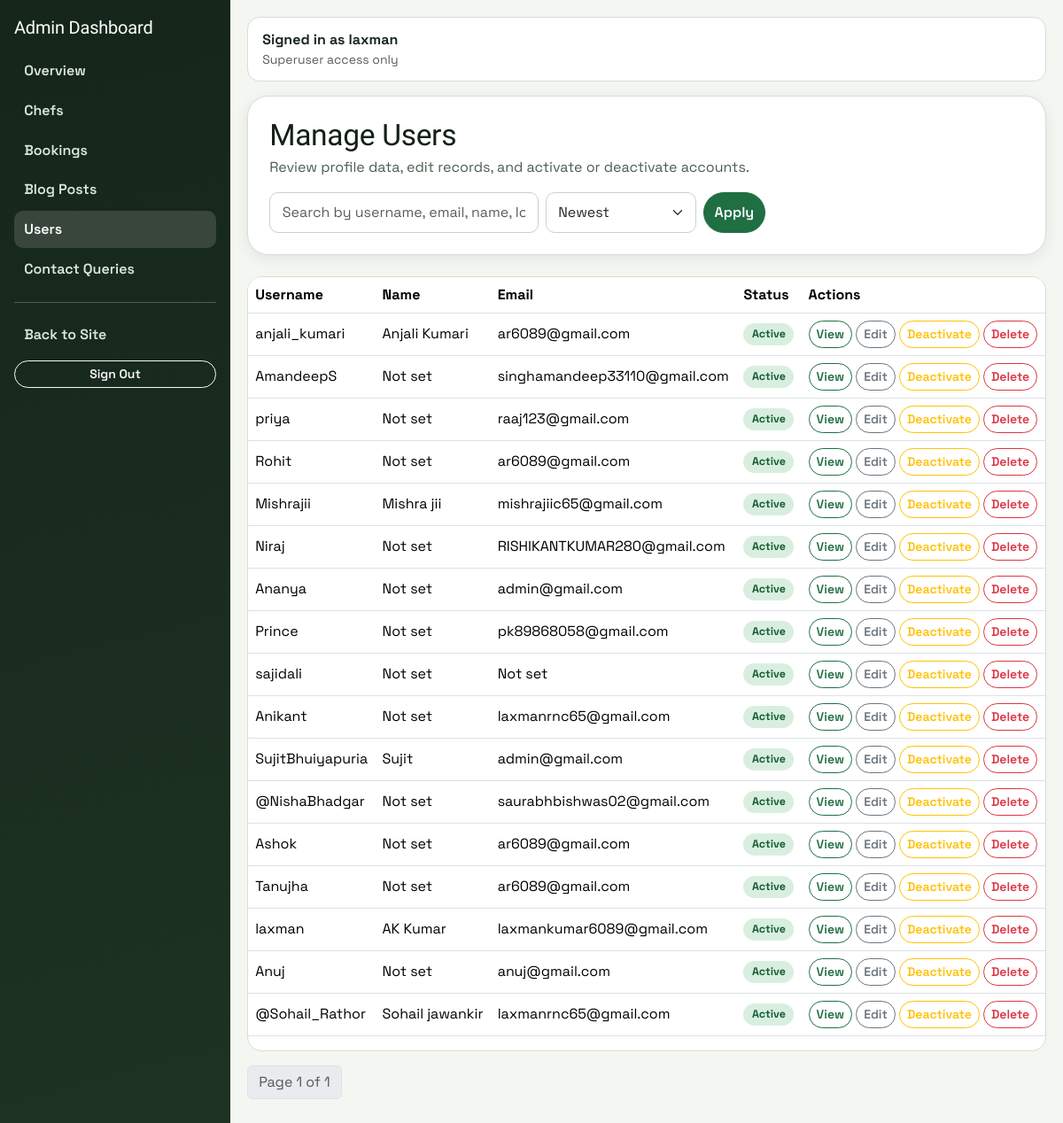
The page /myadmin/users/ (signed in) on the database as committed earlier.
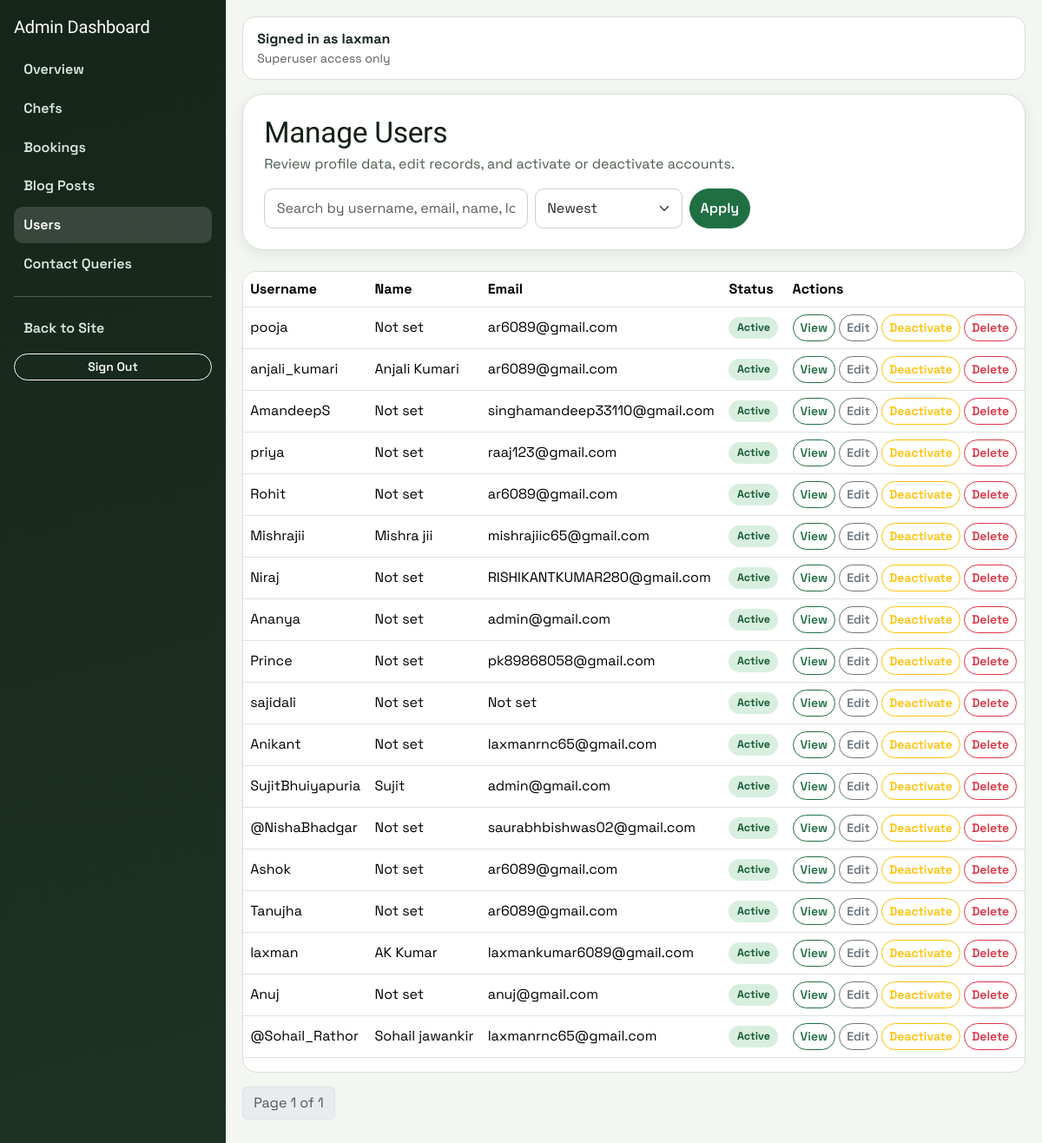
The same page on the database as committed later.
### accounts/models.py (models this page shows, shortened)
class Profile(models.Model):
    user = models.OneToOneField(settings.AUTH_USER_MODEL, on_delete=models.CASCADE)
    name = models.CharField(max_length=100)
    email = models.EmailField()
    mobile_number = models.CharField(max_length=15, blank=True, null=True)
    location = models.CharField(max_length=255, blank=True)
    education = models.CharField(max_length=255, blank=True)
    experience = models.IntegerField(default=0)
    speciality = models.TextField(blank=True)
    bio = models.TextField(blank=True)
    dishes = models.CharField(max_length=255, default="Not specified")
    profile_image = models.ImageField(upload_to=user_directory_path, blank=True, null=True)

### custom_admin/views.py (the view, shortened to what this page needs)
# urls.py: path("users/", views.user_list, name="user_list"),
@admin_required
def user_list(request):
    q = request.GET.get("q", "").strip()
    sort = _safe_sort(request.GET.get("sort", "newest"), {"newest", "oldest", "username"}, "newest")
    order_map = {
        "newest": "-id",
        "oldest": "id",
        "username": "user__username",
    }
    users_qs = Profile.objects.select_related("user")
    paginator = Paginator(users_qs.order_by(order_map[sort]), 20)
    users = paginator.get_page(request.GET.get("page"))
    return render(request, "custom_admin/user_list.html", {"users": users, "q": q, "sort": sort})

### booking/context_processors.py (called while the page is built)
def chef_context(request):
    chef = None
    profile = None
    is_admin_user = False
    if request.user.is_authenticated:
        chef = Chef.objects.filter(user=request.user).first()
        profile = getattr(request.user, "profile", None)
        is_admin_user = request.user.is_superuser
    return {"chef": chef, "user_profile": profile, "is_admin_user": is_admin_user}

### custom_admin/views.py (called while the page is built)
def admin_required(view_func):
    @wraps(view_func)
    def wrapper(request, *args, **kwargs):
        if not request.user.is_authenticated:
            login_url = reverse("custom_admin:login")
            return redirect(f"{login_url}?next={request.path}")
        if not request.user.is_superuser:
            return HttpResponseForbidden("You do not have permission to access this module.")
        return view_func(request, *args, **kwargs)
    return wrapper

def _safe_sort(value, allowed, default):
    return value if value in allowed else default

### custom_admin/templates/custom_admin/user_list.html (shortened to what this page needs)
{% extends "custom_admin/base.html" %}
{% block content %}
<section class="page-card p-4 mb-4 d-flex flex-wrap justify-content-between align-items-end gap-3">
  <div>
    <h2 class="section-title mb-1">Manage Users</h2>
    <p class="section-subtitle mb-0">Review profile data, edit records, and activate or deactivate accounts.</p>
  </div>
  <form method="get" class="d-flex gap-2" style="max-width:560px; width:100%;">
    <input name="q" value="{{ q }}" class="form-control" placeholder="Search by username, email, name, location" />
    <select name="sort" class="form-select" style="max-width: 170px;">
      <option value="newest" {% if sort == 'newest' %}selected{% endif %}>Newest</option>
    </select>
    <button class="btn btn-primary">Apply</button>
  </form>
</section>
<div class="data-table-wrap">
  <table class="table table-hover align-middle">
    <thead><tr><th>Username</th><th>Name</th><th>Email</th><th>Status</th><th>Actions</th></tr></thead>
    <tbody>
      {% for profile in users %}
      <tr>
        <td>{{ profile.user.username }}</td>
        <td>{{ profile.name|default:"Not set" }}</td>
        <td>{{ profile.user.email|default:"Not set" }}</td>
        <td>
          {% if profile.user.is_active %}
          <span class="status-pill status-accepted">Active</span>
          {% else %}
          <span class="status-pill status-rejected">Inactive</span>
          {% endif %}
        </td>
        <td>
          <a href="{% url 'custom_admin:user_view' profile.pk %}" class="btn btn-sm btn-outline-primary">View</a>
          <a href="{% url 'custom_admin:user_edit' profile.pk %}" class="btn btn-sm btn-outline-secondary">Edit</a>
          <form method="post" action="{% url 'custom_admin:user_toggle_active' profile.pk %}" class="d-inline">
            <button type="submit" class="btn btn-sm btn-outline-warning">
              {% if profile.user.is_active %}Deactivate{% else %}Activate{% endif %}
            </button>
          </form>
          <button class="btn btn-sm btn-outline-danger" data-bs-toggle="modal" data-bs-target="#confirmDeleteModal" data-action="{% url 'custom_admin:user_delete' profile.pk %}" data-name="{{ profile.user.username }}">Delete</button>
        </td>
      </tr>
      {% empty %}
      <tr><td colspan="5">No users found.</td></tr>
      {% endfor %}
    </tbody>
  </table>
</div>
{% include "custom_admin/partials/pagination.html" with page_obj=users q=q sort=sort %}
{% endblock %}

Rows that differ between the two databases and show on the page:
added Profile: user.username "pooja", name "Not set", user.email "ar6089@gmail.com", shows "Active", shows "Deactivate"
